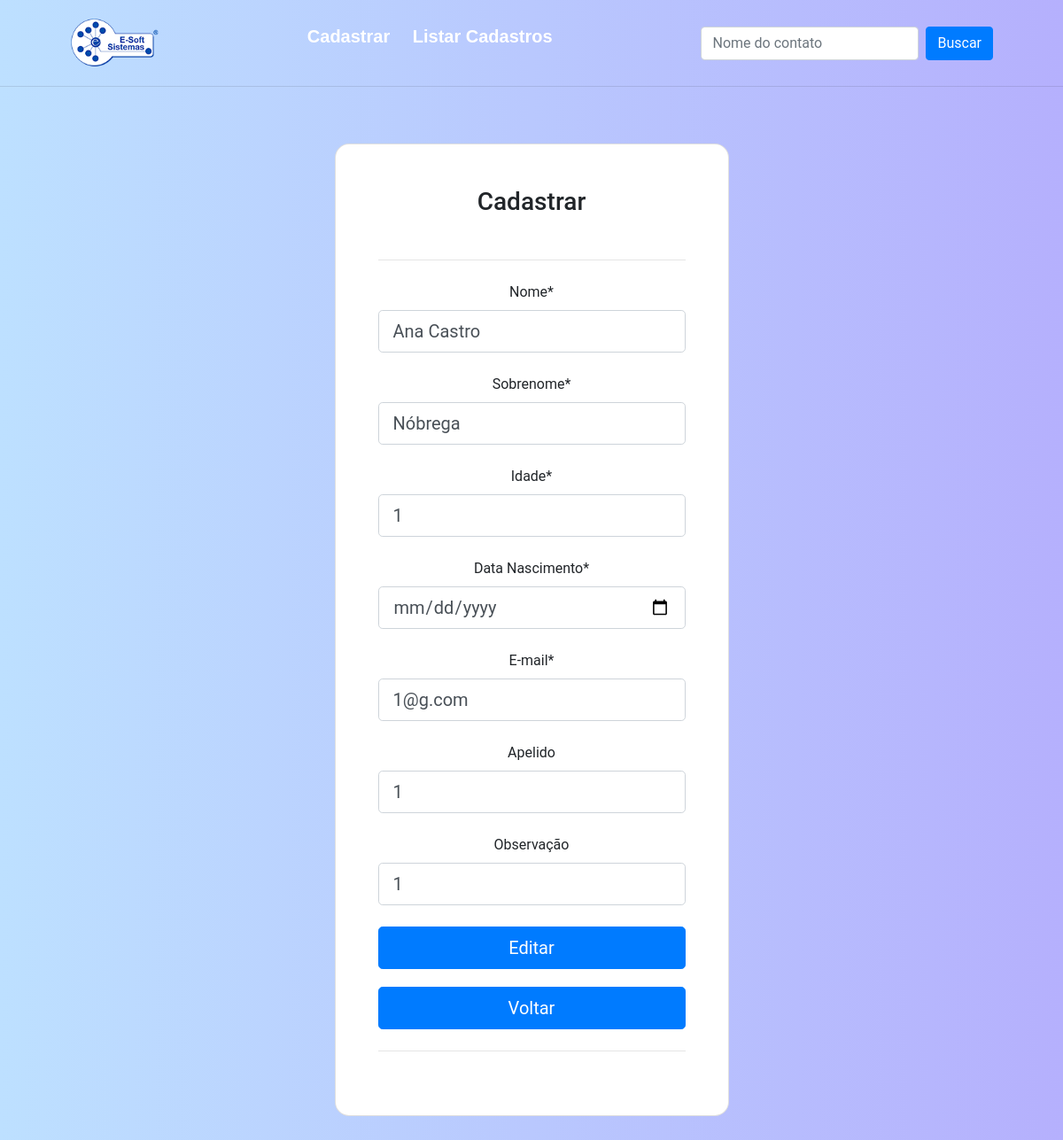
/editar_cadastro/12, run on the app's committed database.
### testepratico/models.py (models this page shows, shortened)
class Usuarios(models.Model):
    nome = models.CharField(max_length=40)
    sobrenome = models.CharField(max_length=40)
    idade = models.CharField(max_length=2)
    data_nascimento = models.DateField()
    email = models.EmailField(max_length=100)
    apelido = models.CharField(max_length=50, blank=True)
    observacao = models.TextField(max_length=2000, blank=True)
    class Meta:
        ordering = ["nome", 'sobrenome']

### testepratico/views.py (the view, shortened to what this page needs)
# urls.py: path('editar_cadastro/<int:usuario_id>', views.editar_cadastro, name='editar_cadastro'),
def editar_cadastro(request, usuario_id):
    usuario = Usuarios.objects.get(id=usuario_id)
    context =  {
        'usuario' : usuario,
    }
    return render(request, 'editar_cadastro.html', context)

### testepratico/templates/editar_cadastro.html (shortened to what this page needs)
{% extends 'cadastrar.html' %}
{% load static %}
{% block content %}
<section class="vh-100">
  <div class="container py-5 h-100">
    <div class="row d-flex justify-content-center align-items-center h-100">
      <div class="col-12 col-md-8 col-lg-6 col-xl-5">
        <div class="card shadow-2-strong" style="border-radius: 1rem;">
          <div class="card-body p-5 text-center">
            <h3 class="mb-5">Cadastrar</h3>
            <form action="{% url 'editar_cadastro' usuario.id %}" method="post" class="form" autocomplete="off"
              enctype="multipart/form-data">
              <hr class="my-4">
              <div class="form-outline mb-4">
                <label class="form-label">Nome*</label>
                <input type="text" class="form-control form-control-lg" name="nome" value="{{usuario.nome}}">
              </div>
              <div class="form-outline mb-4">
                <label class="form-label">Sobrenome*</label>
                <input type="text" class="form-control form-control-lg" name="sobrenome" value="{{usuario.sobrenome}}">
              </div>
              <div class="form-outline mb-4">
                <label class="form-label">Idade*</label>
                <input type="number" class="form-control form-control-lg" name="idade" value="{{usuario.idade}}">
              </div>
              <div class="form-outline mb-4">
                <label class="form-label">Data Nascimento*</label>
                <input type="date" class="form-control form-control-lg" name="data_nascimento"
                  value="{{usuario.data_nascimento}}">
              </div>
              <div class="form-outline mb-4">
                <label class="form-label">E-mail*</label>
                <input type="email" class="form-control form-control-lg" name="email" value="{{usuario.email}}">
              </div>
              <div class="form-outline mb-4">
                <label class="form-label">Apelido</label>
                <input type="text" class="form-control form-control-lg" name="apelido" value="{{usuario.apelido}}">
              </div>
              <div class="form-outline mb-4">
                <label class="form-label">Observação</label>
                <input type="text" class="form-control form-control-lg" name="observacao"
                  value="{{usuario.observacao}}">
              </div>
              <button class="btn btn-primary btn-lg btn-block" style="margin-bottom: 20px;"
                type="submit">Editar</button>
              <a href="{% url 'listar_cadastros'%}"><button type="button"
                  class="btn btn-primary btn-lg btn-block">Voltar</button></a>
            </form>
            <hr class="my-4">
          </div>
        </div>
      </div>
    </div>
  </div>
</section>
{% endblock %}

### static/css/stylee.css (style rules this page uses)
body { background-image: linear-gradient(to right, #bde0ff 0%, #b5b0fd 100%); font-family: 'Roboto', sans-serif; }
* { margin: 0px; padding: 0px; box-sizing: border-box; }

### data on the page
Usuarios: nome "Ana Castro", sobrenome "Nóbrega", idade "1", email "1@g.com", apelido "1", observacao "1"
